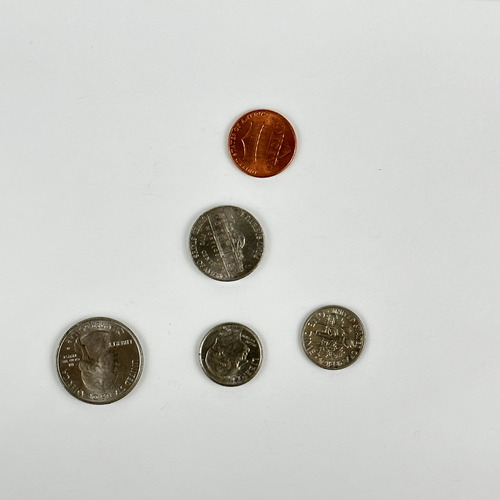
//> input picture CointCountingApplication/51Cents.jpg, 500 x 500 px
$ ./program2 51Cents.jpg   (built with g++ and OpenCV 4)
//> lines starting //> are read from the running program, lines starting //| are printed output that depends on the picture; after the words box and inside, x2 and y2 are one past the last pixel; in counts of white or black regions, pixels touching at a corner belong together
#include <iostream>
#include <string>
#include "opencv2/opencv.hpp"

#define NUM_COMNMAND_LINE_ARGUMENTS 1
#define QUARTER .25
#define DIME .10
#define NICKEL .05
#define PENNY .01

int main(int argc, char **argv)
{
    cv::Mat imageIn;
    cv::Mat imageEllipse;

    int PennyCount = 0, NickleCount = 0, DimeCount = 0, QuarterCount = 0;
    float TotalAmount = 0;

    // validate and parse the command line arguments
    if(argc != NUM_COMNMAND_LINE_ARGUMENTS + 1)
    {
        std::printf("USAGE: %s <image_path> \n", argv[0]);
        return 0;
    }
    else
    {
        imageIn = cv::imread(argv[1], cv::IMREAD_COLOR);
//> imageIn is the input picture: 500 rows x 500 cols, CV_8UC3; mean B, G, R 200.4, 204.9, 204.9
        imageEllipse = cv::imread(argv[1], cv::IMREAD_COLOR);

        // check for file error
        if(!imageIn.data)
        {
            std::cout << "Error while opening file " << argv[1] << std::endl;
            return 0;
        }
    }

    // convert the image to grayscale
    cv::Mat imageGray;
    cv::cvtColor(imageIn, imageGray, cv::COLOR_BGR2GRAY);
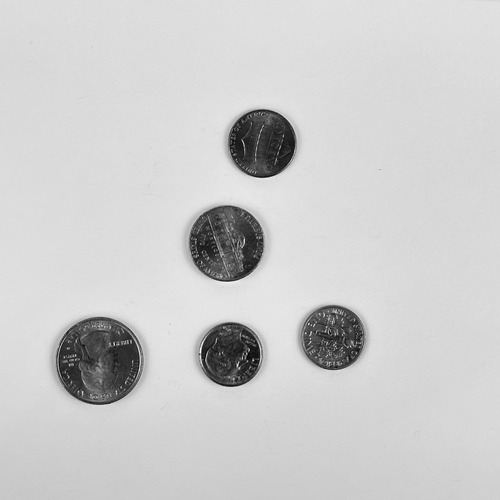
//> imageGray: 500 rows x 500 cols, CV_8UC1; min 1, max 251, mean 204.3

    // find the image edges
    cv::Mat imageEdges;
    cv::Canny(imageGray, imageEdges, 100, 200, 3);
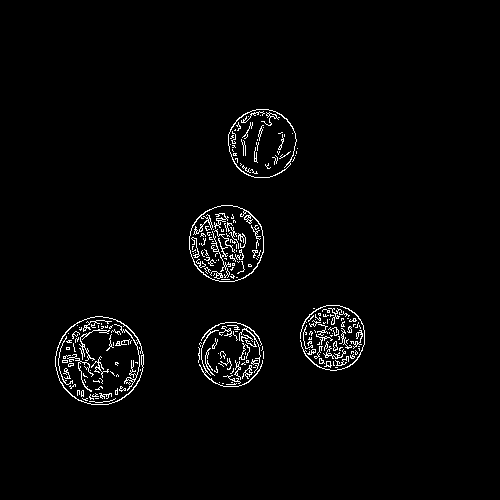
//> imageEdges: 500 rows x 500 cols, CV_8UC1; 2.2% white in thin lines or dots, all inside (x1, y1, x2, y2) = (55, 109, 365, 405)

    // erode and dilate the edges to remove noise
    cv::Mat edgesDilated;
    cv::dilate(imageEdges, edgesDilated, cv::Mat(), cv::Point(-1, -1), 1);
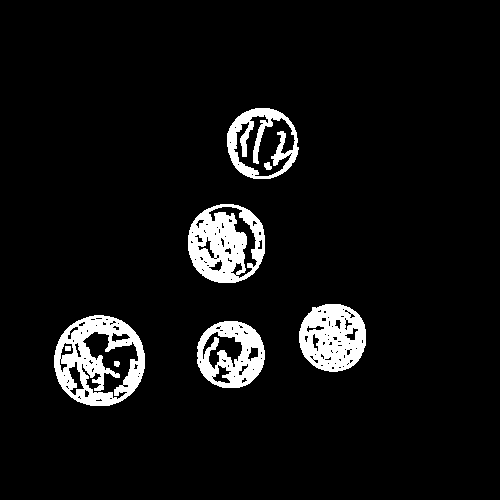
//> edgesDilated: 500 rows x 500 cols, CV_8UC1; 6.5% white; 8 white regions, largest, box (x1, y1, x2, y2) and area: (54, 315, 145, 406) 4300, (188, 204, 265, 283) 3835, (299, 304, 366, 372) 3265
    cv::Mat edgesEroded;
    cv::erode(edgesDilated, edgesEroded, cv::Mat(), cv::Point(-1, -1), 1);
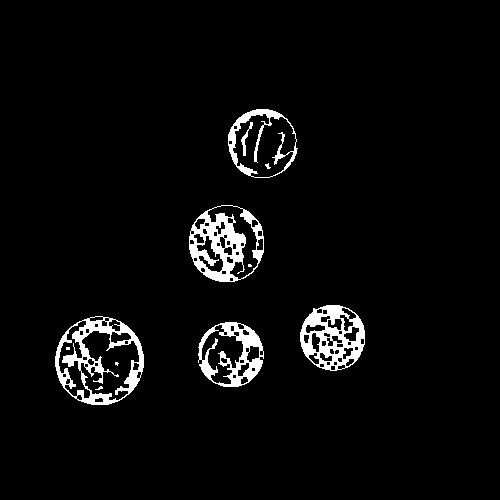
//> edgesEroded: 500 rows x 500 cols, CV_8UC1; 4.1% white; 11 white regions (5 under 20 px)

    // locate the image contours (after applying a threshold or canny)
    std::vector<std::vector<cv::Point> > contours;
    //std::vector<int> hierarchy;
    cv::findContours(edgesEroded, contours, cv::RETR_EXTERNAL, cv::CHAIN_APPROX_SIMPLE, cv::Point(0, 0));
//> contours = 5 contours; box (x1, y1, x2, y2) and area: (55, 316, 144, 405) 6095, (189, 205, 264, 282) 4522, (228, 109, 298, 178) 3688, (300, 305, 365, 371) 3301, (198, 322, 264, 387) 3278

    // compute minimum area bounding rectangles
    std::vector<cv::RotatedRect> minAreaRectangles(contours.size());
    for(int i = 0; i < contours.size(); i++)
    {
        // compute a minimum area bounding rectangle for the contour
        minAreaRectangles[i] = cv::minAreaRect(contours[i]);
    }
//> this loop made 5 passes

    // fit ellipses to contours containing sufficient inliers and draw elipses
    std::vector<cv::RotatedRect> fittedEllipses(contours.size());
    const int minEllipseInliers = 50;

    for(int i = 0; i < contours.size(); i++)
    {
        // compute an ellipse only if the contour has more than 5 points (the minimum for ellipse fitting)
        // draw any ellipse with sufficient inliers
        if((contours.at(i).size() > 5) && (contours.at(i).size() > minEllipseInliers))
        {
            fittedEllipses[i] = cv::fitEllipse(contours[i]);
            float coin_size = fittedEllipses[i].size.width;

            // Dime
            if ((coin_size > 64) && (coin_size < 66))
            {
                cv::ellipse(imageEllipse, fittedEllipses[i], cv::Scalar(255, 0, 0), 1);
                DimeCount++;
            }
            // Penny
            else if ((coin_size > 68) && (coin_size < 71))
            {
                cv::ellipse(imageEllipse, fittedEllipses[i], cv::Scalar(0, 0, 255), 1);
                PennyCount++;
            }
            // Nickel
            else if ((coin_size > 74) && (coin_size < 77))
            {
                cv::ellipse(imageEllipse, fittedEllipses[i], cv::Scalar(0, 255, 255), 1);
                NickleCount++;
            }
            // Quarter
            else if ((coin_size > 86) && (coin_size < 89))
            {
                cv::ellipse(imageEllipse, fittedEllipses[i], cv::Scalar(0, 255, 0), 1);
                QuarterCount++;
            }
        }
    }
//> this loop made 5 passes
//> (coin_size, DimeCount) on passes 1, 3: (64.26, 1), (64.56, 2)
//> (coin_size, QuarterCount) on pass 2: (87.82, 1)
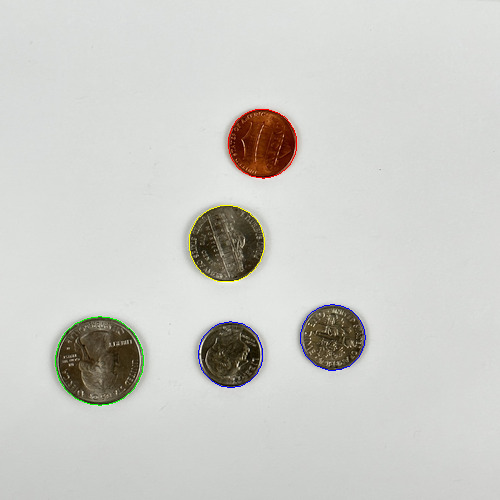
//> imageEllipse: 500 rows x 500 cols, CV_8UC3; 0.41% of pixels changed, all inside (x1, y1, x2, y2) = (55, 109, 366, 406)
//> after the loop, DimeCount = 2; PennyCount = 1; NickleCount = 1; QuarterCount = 1

    // calculating Total Amount
    TotalAmount = (DimeCount*DIME) + (PennyCount*PENNY) + (NickleCount*NICKEL) + (QuarterCount*QUARTER);
//> TotalAmount = 0.51

    // printing results
    std::cout << "Penny - " << PennyCount << std::endl;
//| Penny - 1
    std::cout << "Nickel - " << NickleCount << std::endl;
//| Nickel - 1
    std::cout << "Dime - " << DimeCount << std::endl;
//| Dime - 2
    std::cout << "Quarter - " << QuarterCount << std::endl;
//| Quarter - 1
    std::cout << "Total - $" << TotalAmount << std::endl;
//| Total - $0.51

    // display the images
    cv::imshow("imageIn", imageEllipse);
    cv::imshow("imageEllipse", imageIn);

    cv::waitKey();
}

$ run again, on CointCountingApplication/73Cents.jpg
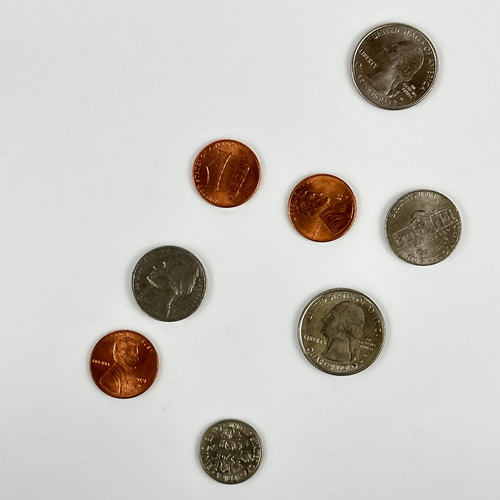
//> input picture CointCountingApplication/73Cents.jpg, 500 x 500 px
//> imageIn is the input picture: 500 rows x 500 cols, CV_8UC3; mean B, G, R 194.1, 200.2, 202.7
//> `cv::Canny(imageGray, imageEdges, 100, 200, 3);`:
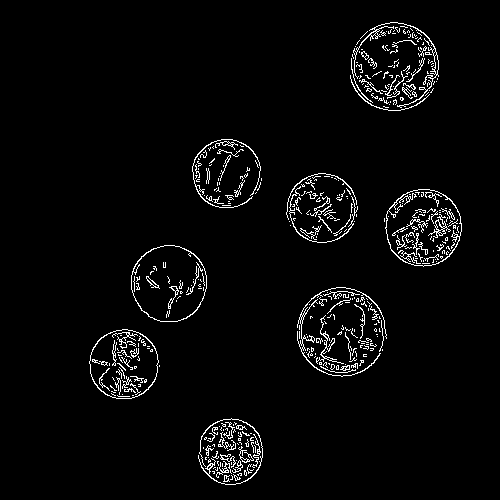
//> imageEdges: 500 rows x 500 cols, CV_8UC1; 3.3% white in thin lines or dots, all inside (x1, y1, x2, y2) = (89, 22, 462, 485)
//> edgesDilated: 500 rows x 500 cols, CV_8UC1; 10.1% white; 16 white regions (1 under 20 px), largest, box (x1, y1, x2, y2) and area: (349, 21, 440, 112) 4414, (296, 286, 388, 378) 4171, (383, 188, 463, 268) 3714
//> edgesEroded: 500 rows x 500 cols, CV_8UC1; 6.2% white; 25 white regions (12 under 20 px)
//> contours = 8 contours; box (x1, y1, x2, y2) and area: (297, 287, 387, 377) 6126, (350, 22, 439, 111) 6098, (384, 189, 462, 267) 4596, (131, 245, 207, 322) 4530, (286, 173, 358, 243) 3757, (89, 329, 160, 399) 3754, (192, 139, 262, 208) 3690, (198, 418, 263, 485) 3318
//> the loop `for(int i = 0; i < contours.size(); i++)` made 8 passes
//> the loop `for(int i = 0; i < contours.size(); i++)` made 8 passes
//> (coin_size, QuarterCount) on passes 3, 8: (88, 1), (87.34, 2)
//> after the loop `for(int i = 0; i < contours.size(); i++)`:
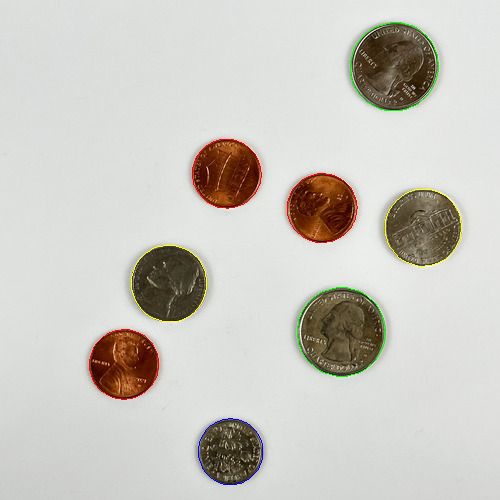
//> imageEllipse: 500 rows x 500 cols, CV_8UC3; 0.68% of pixels changed, all inside (x1, y1, x2, y2) = (89, 22, 462, 485)
//> after the loop `for(int i = 0; i < contours.size(); i++)`: DimeCount = 1; PennyCount = 3; NickleCount = 2
//> TotalAmount = 0.73
//| Penny - 3
//| Nickel - 2
//| Dime - 1
//| Quarter - 2
//| Total - $0.73

$ run again, on CointCountingApplication/76Cents.jpg
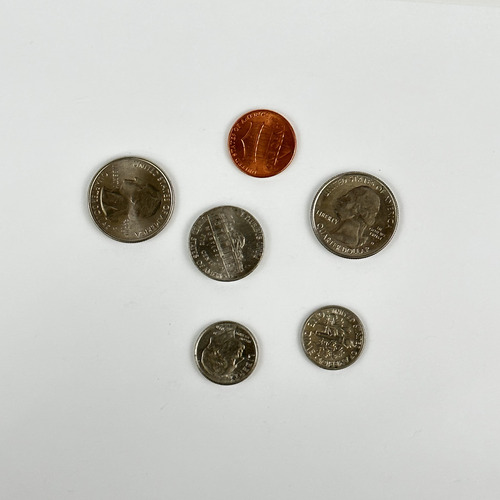
//> input picture CointCountingApplication/76Cents.jpg, 500 x 500 px
//> imageIn is the input picture: 500 rows x 500 cols, CV_8UC3; mean B, G, R 197.2, 202.2, 202.6
//> `cv::Canny(imageGray, imageEdges, 100, 200, 3);`:
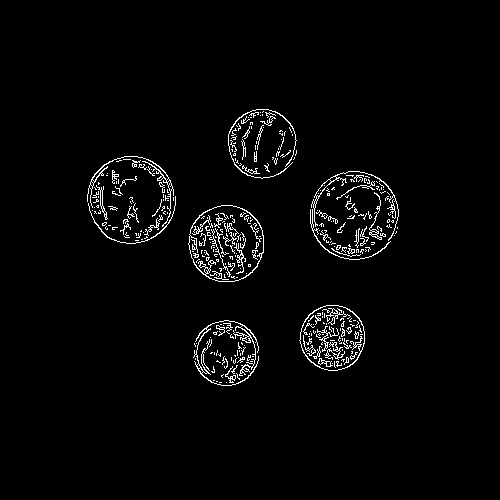
//> imageEdges: 500 rows x 500 cols, CV_8UC1; 2.6% white in thin lines or dots, all inside (x1, y1, x2, y2) = (87, 109, 399, 386)
//> edgesDilated: 500 rows x 500 cols, CV_8UC1; 7.9% white; 10 white regions, largest, box (x1, y1, x2, y2) and area: (309, 170, 400, 261) 3989, (187, 204, 265, 283) 3863, (298, 304, 366, 372) 3253
//> edgesEroded: 500 rows x 500 cols, CV_8UC1; 4.9% white; 20 white regions (3 under 20 px)
//> contours = 6 contours; box (x1, y1, x2, y2) and area: (310, 171, 399, 260) 6100, (87, 156, 176, 244) 5960, (188, 205, 264, 282) 4532, (228, 109, 297, 179) 3691, (299, 305, 365, 371) 3302, (193, 320, 259, 386) 3288
//> the loop `for(int i = 0; i < contours.size(); i++)` made 6 passes
//> the loop `for(int i = 0; i < contours.size(); i++)` made 6 passes
//> (coin_size, DimeCount) on passes 1 to 2: (64.2, 1), (64.47, 2)
//> after the loop `for(int i = 0; i < contours.size(); i++)`:
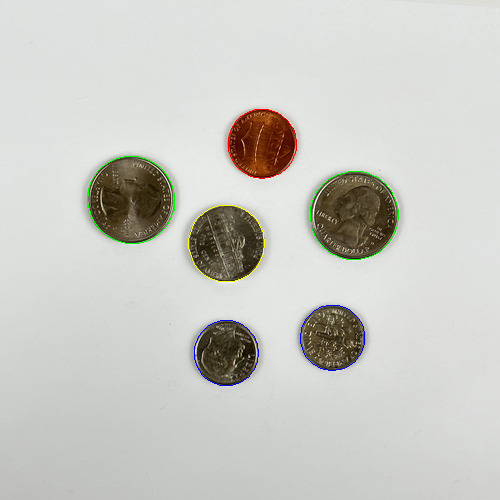
//> imageEllipse: 500 rows x 500 cols, CV_8UC3; 0.51% of pixels changed, all inside (x1, y1, x2, y2) = (87, 109, 399, 386)
//> after the loop `for(int i = 0; i < contours.size(); i++)`: DimeCount = 2; PennyCount = 1; QuarterCount = 2
//> TotalAmount = 0.76
//| Penny - 1
//| Nickel - 1
//| Dime - 2
//| Quarter - 2
//| Total - $0.76
